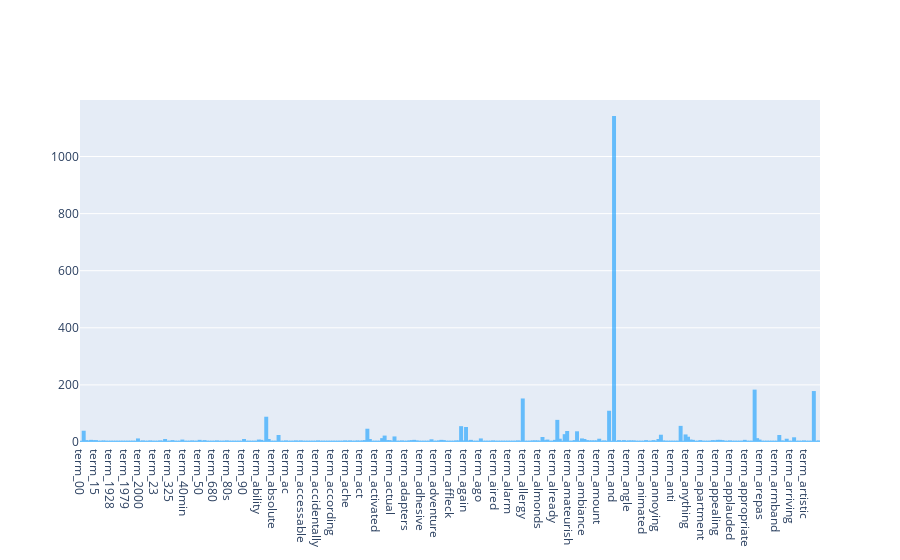

Source (notebook cell):
### Code cell
# use plotly to have a nicer interactive visualization
import plotly.graph_objects as go

plot_data = []

for i in range(300):
    plot_data.append("term_" + str(count_vect.get_feature_names()[i]))

fig = go.Figure([go.Bar(x=plot_data, y=term_frequencies[:300])])
fig.update_traces(marker_color='rgb(17,157,255)', marker_line_color='rgb(17,157,255)',
                  marker_line_width=2, opacity=0.6)

fig.show()

### Figure 1 — Plotly figure (JSON) as saved in the notebook; plotly's stock layout.template omitted (floating-point values rounded to 4 significant figures; data arrays with more than 128 entries replaced by an {"elided": "..."} marker saying what was removed)
{"data": [{"marker": {"color": "rgb(17,157,255)", "line": {"color": "rgb(17,157,255)", "width": 2}}, "opacity": 0.6, "type": "bar", "x": {"elided": "300 str values"}, "y": {"elided": "300 int values"}}], "layout": {}}
